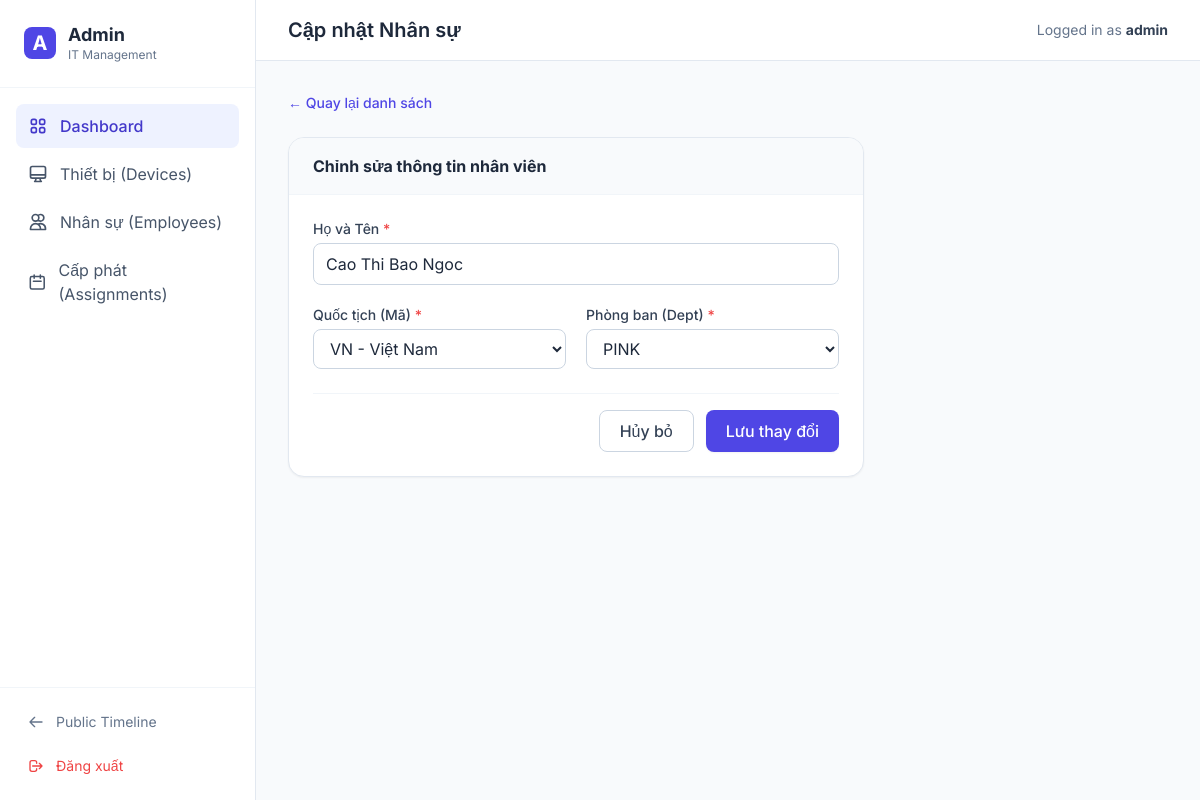
The page /admin/employee/edit/139 (signed in) on the database its author committed.
### models.py (models this page shows)
class AdminUser(UserMixin, db.Model):
    __tablename__ = 'admin_user'
    id = db.Column(db.Integer, primary_key=True)
    username = db.Column(db.String(80), unique=True, nullable=False)
    password_hash = db.Column(db.String(255), nullable=False)

class Employee(db.Model):
    __tablename__ = 'employee'
    id = db.Column(db.Integer, primary_key=True)
    full_name = db.Column(db.String(150), nullable=False)
    nationality = db.Column(db.String(2), nullable=False) # 'vn', 'kr', 'in'
    dept_id = db.Column(db.Integer, db.ForeignKey('dept.id'), nullable=False)
    assignments = db.relationship('Assignment', backref='employee', lazy=True)

class Dept(db.Model):
    __tablename__ = 'dept'
    id = db.Column(db.Integer, primary_key=True)
    name = db.Column(db.String(80), unique=True, nullable=False)
    color_code = db.Column(db.String(7), nullable=False) # VD: #ff0000
    employees = db.relationship('Employee', backref='dept', lazy=True)

### app.py (the view, shortened to what this page needs)
@app.route('/admin/employee/create', methods=['GET', 'POST'])
@app.route('/admin/employee/edit/<int:employee_id>', methods=['GET', 'POST'])
@login_required
def admin_employee_form(employee_id=None):
    from models import Employee, Dept
    employee = Employee.query.get_or_404(employee_id) if employee_id else None
    departments = Dept.query.all()
    return render_template('admin_employee_form.html', employee=employee, departments=departments)

### app.py (called while the page is built)
@login_manager.user_loader
def load_user(user_id):
    from models import AdminUser
    return AdminUser.query.get(int(user_id))

### templates/admin_employee_form.html (shortened to what this page needs)
{% extends "admin_layout.html" %}
{% block header_title %}{{ 'Cập nhật' if employee else 'Thêm Mới' }} Nhân sự{% endblock %}
{% block content %}
<div class="mb-6">
    <a href="{{ url_for('admin_employees') }}"
        class="text-sm text-indigo-600 hover:text-indigo-800 font-medium flex items-center gap-1">
        &larr; Quay lại danh sách
    </a>
</div>
<div class="bg-white rounded-2xl shadow-sm border border-slate-200 overflow-hidden max-w-xl">
    <div class="px-6 py-4 border-b border-slate-100 bg-slate-50">
        <h3 class="font-bold text-slate-800">{{ 'Chỉnh sửa thông tin nhân viên' if employee else 'Nhập thông tin nhân
            viên mới' }}</h3>
    </div>
    <form method="POST" class="p-6">
        <div class="space-y-5 mb-6">
            <div>
                <label class="block text-sm font-medium text-slate-700 mb-1">Họ và Tên <span
                        class="text-red-500">*</span></label>
                <input type="text" name="full_name" value="{{ employee.full_name if employee else '' }}" required
                    placeholder="VD: Nguyễn Văn A"
                    class="w-full px-3 py-2 border border-slate-300 rounded-lg focus:ring-2 focus:ring-indigo-500 focus:border-indigo-500">
            </div>
            <div class="grid grid-cols-2 gap-5">
                <div>
                    <label class="block text-sm font-medium text-slate-700 mb-1">Quốc tịch (Mã) <span
                            class="text-red-500">*</span></label>
                    <select name="nationality"
                        class="w-full px-3 py-2 border border-slate-300 rounded-lg focus:ring-2 focus:ring-indigo-500 bg-white">
                        <option value="vn" {% if employee and employee.nationality=='vn' %}selected{% endif %}>VN - Việt
                            Nam</option>
                    </select>
                </div>
                <div>
                    <label class="block text-sm font-medium text-slate-700 mb-1">Phòng ban (Dept) <span
                            class="text-red-500">*</span></label>
                    <select name="dept_id"
                        class="w-full px-3 py-2 border border-slate-300 rounded-lg focus:ring-2 focus:ring-indigo-500 bg-white">
                        {% for dept in departments %}
                        <option value="{{ dept.id }}" {% if employee and employee.dept_id==dept.id %}selected{% endif
                            %}>
                            {{ dept.name }}
                        </option>
                        {% endfor %}
                    </select>
                </div>
            </div>
        </div>
        <div class="flex justify-end gap-3 pt-4 border-t border-slate-100">
            <a href="{{ url_for('admin_employees') }}"
                class="px-5 py-2 border border-slate-300 rounded-lg text-slate-700 hover:bg-slate-50 transition-colors font-medium">Hủy
                bỏ</a>
            <button type="submit"
                class="px-5 py-2 bg-indigo-600 hover:bg-indigo-700 text-white rounded-lg font-medium transition-colors shadow-sm">
                {{ 'Lưu thay đổi' if employee else 'Thêm nhân sư' }}
            </button>
        </div>
    </form>
</div>
{% endblock %}

### templates/admin_layout.html (shortened to what this page needs)
<!DOCTYPE html>
<html lang="en">
<head>
    <script src="https://cdn.tailwindcss.com"></script>
</head>
<body class="bg-slate-50 text-slate-800 antialiased flex h-screen overflow-hidden">
    <aside class="w-64 bg-white border-r border-slate-200 flex flex-col">
        <div class="p-6 border-b border-slate-100 flex items-center gap-3">
            <div class="w-8 h-8 bg-indigo-600 rounded-lg flex items-center justify-center text-white font-bold text-xl">
                A</div>
            <div>
                <h1 class="font-bold text-lg leading-tight">Admin</h1>
                <p class="text-xs text-slate-500">IT Management</p>
            </div>
        </div>
        <nav class="flex-1 p-4 space-y-1 overflow-y-auto">
            <a href="/admin"
                class="flex items-center gap-3 px-3 py-2.5 rounded-lg bg-indigo-50 text-indigo-700 font-medium">
                Dashboard
            </a>
            <a href="/admin/devices"
                class="flex items-center gap-3 px-3 py-2.5 rounded-lg text-slate-600 hover:bg-slate-50 hover:text-slate-900 transition-colors">
                <svg class="w-5 h-5" fill="none" stroke="currentColor" viewBox="0 0 24 24">
                    <path stroke-linecap="round" stroke-linejoin="round" stroke-width="2"
                        d="M9.75 17L9 20l-1 1h8l-1-1-.75-3M3 13h18M5 17h14a2 2 0 002-2V5a2 2 0 00-2-2H5a2 2 0 00-2 2v10a2 2 0 002 2z">
                    </path>
                </svg>
                Thiết bị (Devices)
            </a>
            <a href="/admin/employees"
                class="flex items-center gap-3 px-3 py-2.5 rounded-lg text-slate-600 hover:bg-slate-50 hover:text-slate-900 transition-colors">
                <svg class="w-5 h-5" fill="none" stroke="currentColor" viewBox="0 0 24 24">
                    <path stroke-linecap="round" stroke-linejoin="round" stroke-width="2"
                        d="M12 4.354a4 4 0 110 5.292M15 21H3v-1a6 6 0 0112 0v1zm0 0h6v-1a6 6 0 00-9-5.197M13 7a4 4 0 11-8 0 4 4 0 018 0z">
                    </path>
                </svg>
                Nhân sự (Employees)
            </a>
            <a href="/admin/assignments"
                class="flex items-center gap-3 px-3 py-2.5 rounded-lg text-slate-600 hover:bg-slate-50 hover:text-slate-900 transition-colors">
                <svg class="w-5 h-5" fill="none" stroke="currentColor" viewBox="0 0 24 24">
                    <path stroke-linecap="round" stroke-linejoin="round" stroke-width="2"
                        d="M8 7V3m8 4V3m-9 8h10M5 21h14a2 2 0 002-2V7a2 2 0 00-2-2H5a2 2 0 00-2 2v12a2 2 0 002 2z">
                    </path>
                </svg>
                Cấp phát (Assignments)
            </a>
        </nav>
        <div class="p-4 border-t border-slate-100">
            <a href="/"
                class="flex items-center gap-3 px-3 py-2 rounded-lg text-sm text-slate-500 hover:text-slate-700 hover:bg-slate-50 transition-colors">
                <svg class="w-4 h-4" fill="none" stroke="currentColor" viewBox="0 0 24 24">
                    <path stroke-linecap="round" stroke-linejoin="round" stroke-width="2"
                        d="M10 19l-7-7m0 0l7-7m-7 7h18"></path>
                </svg>
                Public Timeline
            </a>
            <a href="/logout"
                class="flex items-center gap-3 px-3 py-2 mt-2 rounded-lg text-sm text-red-500 hover:text-red-700 hover:bg-red-50 transition-colors">
                <svg class="w-4 h-4" fill="none" stroke="currentColor" viewBox="0 0 24 24">
                    <path stroke-linecap="round" stroke-linejoin="round" stroke-width="2"
                        d="M17 16l4-4m0 0l-4-4m4 4H7m6 4v1a3 3 0 01-3 3H6a3 3 0 01-3-3V7a3 3 0 013-3h4a3 3 0 013 3v1">
                    </path>
                </svg>
                Đăng xuất
            </a>
        </div>
    </aside>
    <main class="flex-1 flex flex-col h-full bg-slate-50 overflow-y-auto">
        <header
            class="bg-white border-b border-slate-200 px-8 py-4 flex justify-between items-center sticky top-0 z-10">
            <h2 class="text-xl font-semibold text-slate-800">
                {% block header_title %}Tổng quan (Dashboard){% endblock %}
            </h2>
            <div class="text-sm text-slate-500">
                Logged in as <span class="font-bold text-slate-700">{{ current_user.username }}</span>
            </div>
        </header>
        <div class="p-8 max-w-7xl w-full mx-auto">
            {% block content %}{% endblock %}
        </div>
    </main>
</body>
</html>

### templates/admin_layout.html (style rules this page uses)
body { font-family: 'Inter', sans-serif; }

### rows shown on the page
AdminUser: username "admin"
Employee: full_name "Cao Thi Bao Ngoc", nationality "VN - Việt Nam", dept_id "PINK"

### other values the page prints
{{ 'Cập nhật' if employee else 'Thêm Mới' }} "Cập nhật"
{{ 'Lưu thay đổi' if employee else 'Thêm nhân sư' }} "Lưu thay đổi"
